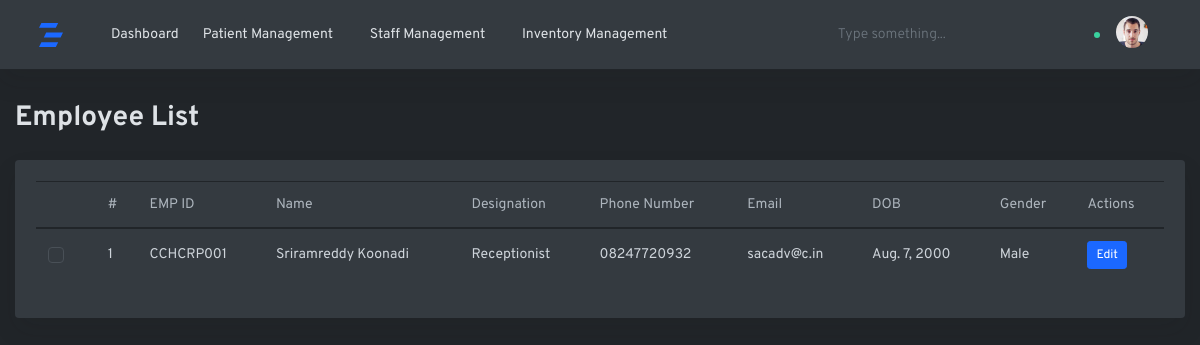
/hospital_admin/employee_list, run on an earlier commit of the app's database.
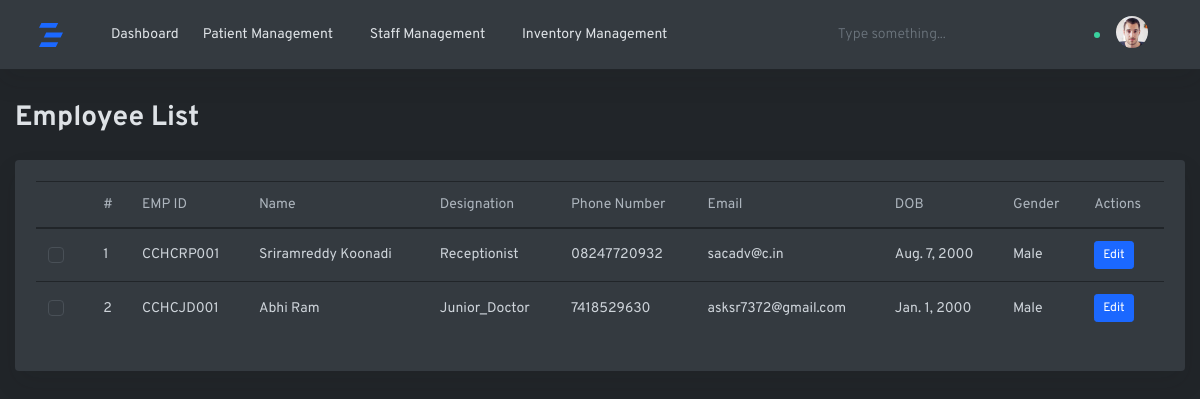
And on a later commit of the database.
### hospital_admin/models.py (models this page shows, shortened)
class Employee(models.Model):
    user=models.OneToOneField(User,on_delete=models.CASCADE)
    emp_id = models.CharField(max_length=50,unique=True,primary_key=True)
    emp_phone = models.CharField(max_length=10,unique=True)
    emp_dob = models.DateField()
    emp_gender = models.CharField(max_length=10)
    emp_type = models.CharField(max_length=50)
    emp_profile_picture = models.ImageField(upload_to='profile_pictures/',null=True, blank=True)

### hospital_admin/views.py (the view)
# urls.py: path("employee_list",views.employee_list,name="employee_list"),
def employee_list(request):
    employees = Employee.objects.all()
    return render(request, 'admin/employee_list.html', {'employees': employees})

### templates/admin/employee_list.html (shortened to what this page needs)
{% extends 'admin_base.html' %}
{% load static %}
{% block body %}
<main role="main" class="main-content">
    <div class="container-fluid">
        <div class="row justify-content-center">
            <div class="col-12">
                <h2 class="mb-2 page-title">Employee List</h2>
                <div class="row my-4">
                    <div class="col-md-12">
                        <div class="card shadow">
                            <div class="card-body">
                                <table class="table datatables" id="dataTable-1">
                                    <thead>
                                        <tr>
                                            <th></th>
                                            <th>#</th>
                                            <th>EMP ID</th>
                                            <th>Name</th>
                                            <th>Designation</th>
                                            <th>Phone Number</th>
                                            <th>Email</th>
                                            <th>DOB</th>
                                            <th>Gender</th>
                                            <th>Actions</th>
                                        </tr>
                                    </thead>
                                    <tbody>
                                        {% for employee in employees %}
                                            <tr>
                                                <td>
                                                    <div class="custom-control custom-checkbox">
                                                    </div>
                                                </td>
                                                <td>{{ forloop.counter }}</td>
                                                <td>{{ employee.emp_id }}</td>
                                                <td>{{ employee.user.first_name }} {{ employee.user.last_name }}</td>
                                                <td>{{ employee.emp_type }}</td>
                                                <td>{{ employee.emp_phone }}</td>
                                                <td>{{ employee.user.email }}</td>
                                                <td>{{ employee.emp_dob }}</td>
                                                <td>{{ employee.emp_gender }}</td>
                                                <td>
                                                    <button class="btn btn-primary btn-sm" data-toggle="modal" data-target="#editEmployeeModal" data-id="{{ employee.id }}" data-emp_id="{{ employee.emp_id }}" data-first_name="{{ employee.user.first_name }}" data-last_name="{{ employee.user.last_name }}" data-emp_type="{{ employee.emp_type }}" data-emp_phone="{{ employee.emp_phone }}" data-email="{{ employee.user.email }}" data-emp_dob="{{ employee.emp_dob }}" data-emp_gender="{{ employee.emp_gender }}">Edit</button>
                                                </td>
                                            </tr>
                                        {% endfor %}
                                    </tbody>
                                </table>
                            </div>
                        </div>
                    </div>
                </div>
            </div>
        </div>
    </div>
</main>
{% endblock %}

### templates/admin_base.html (shortened to what this page needs)
{% load static %}
<!doctype html>
<html lang="en">
  <head>
    <link rel="stylesheet" href="{% static 'assets/hspA/css/simplebar.css' %}">
    <link rel="stylesheet" href="{% static 'assets/hspA/css/feather.css' %}">
    <link rel="stylesheet" href="{% static 'assets/hspA/css/select2.css' %}">
    <link rel="stylesheet" href="{% static 'assets/hspA/css/dropzone.css' %}">
    <link rel="stylesheet" href="{% static 'assets/hspA/css/uppy.min.css' %}">
    <link rel="stylesheet" href="{% static 'assets/hspA/css/jquery.steps.css' %}">
    <link rel="stylesheet" href="{% static 'assets/hspA/css/jquery.timepicker.css' %}">
    <link rel="stylesheet" href="{% static 'assets/hspA/css/quill.snow.css' %}">
    <link rel="stylesheet" href="{% static 'assets/hspA/css/daterangepicker.css' %}">
    <link rel="stylesheet" href="{% static 'assets/hspA/css/app-light.css' %}" id="lightTheme">
    <link rel="stylesheet" href="{% static 'assets/hspA/css/app-dark.css' %}" id="darkTheme" >
  </head>
  <body class="horizontal light  ">
    <div class="wrapper">
      <nav class="navbar navbar-expand-lg navbar-light bg-white flex-row border-bottom shadow">
        <div class="container-fluid">
          <a class="navbar-brand mx-lg-1 mr-0" href="#">
          </a>
          <div class="navbar-slide bg-white ml-lg-4" id="navbarSupportedContent">
            <ul class="navbar-nav mr-auto">
               <li class="nav-item">
                <a class="nav-link" href="{% url 'hospital_admin:admin_dashboard' %}">
                  <span class="ml-lg-2">Dashboard</span>
                </a>
              </li>
              <li class="nav-item dropdown">
                <a href="#" id="ui-elementsDropdown" class="dropdown-toggle nav-link" role="button" data-toggle="dropdown" aria-haspopup="true" aria-expanded="false">
                  <span class="ml-lg-2">Patient Management</span>
                </a>
              </li>
              <li class="nav-item dropdown">
                <a href="#" id="ui-elementsDropdown" class="dropdown-toggle nav-link" role="button" data-toggle="dropdown" aria-haspopup="true" aria-expanded="false">
                  <span class="ml-lg-2">Staff Management</span>
                </a>
              </li>
              <li class="nav-item dropdown">
                <a href="#" id="formsDropdown" class="dropdown-toggle nav-link" role="button" data-toggle="dropdown" aria-haspopup="true" aria-expanded="false">
                  <span class="ml-lg-2">Inventory Management</span>
                </a>
              </li>
            </ul>
          </div>
          <form class="form-inline ml-md-auto d-none d-lg-flex searchform text-muted">
            <input class="form-control mr-sm-2 bg-transparent border-0 pl-4 text-muted" type="search" placeholder="Type something..." aria-label="Search">
          </form>
          <ul class="navbar-nav d-flex flex-row">
            <li class="nav-item">
              <a class="nav-link text-muted my-2" href="./#" id="modeSwitcher" data-mode="light">
                <i class="fe fe-sun fe-16"></i>
              </a>
            </li>
            <li class="nav-item">
              <a class="nav-link text-muted my-2" href="./#" data-toggle="modal" data-target=".modal-shortcut">
                <i class="fe fe-grid fe-16"></i>
              </a>
            </li>
            <li class="nav-item nav-notif">
              <a class="nav-link text-muted my-2" href="./#" data-toggle="modal" data-target=".modal-notif">
                <i class="fe fe-bell fe-16"></i>
                <span class="dot dot-md bg-success"></span>
              </a>
            </li>
            <li class="nav-item dropdown ml-lg-0">
              <a class="nav-link dropdown-toggle text-muted" href="#" id="navbarDropdownMenuLink" role="button" data-toggle="dropdown" aria-haspopup="true" aria-expanded="false">
                <span class="avatar avatar-sm mt-2">
                  <img src="{% static 'assets/doctor/assets/avatars/face-1.jpg' %}" alt="..." class="avatar-img rounded-circle">
                </span>
              </a>
            </li>
          </ul>
        </div>
      </nav>
      <main role="main" class="main-content">
          {% block body%}
          {% endblock %}
      </main>
    </div>
  </body>
</html>

### static/assets/hspA/css/feather.css (style rules this page uses)
.fe { font-family: "feather" !important; speak: none; font-style: normal; font-weight: normal; font-variant: normal; text-transform: none; line-height: 1; -webkit-font-smoothing: antialiased; -moz-osx-font-smoothing: grayscale; }
.fe-16 { font-size: 16px; }
.fe-bell:before { content: ""; }
.fe-grid:before { content: ""; }
.fe-sun:before { content: ""; }

What changed in the data, as far as the page shows it:
added Employee: emp_id "CCHCJD001", user.first_name "Abhi", user.last_name "Ram", emp_type "Junior_Doctor", emp_phone "7418529630", user.email "asksr7372@gmail.com", emp_dob "Jan. 1, 2000", emp_gender "Male"
